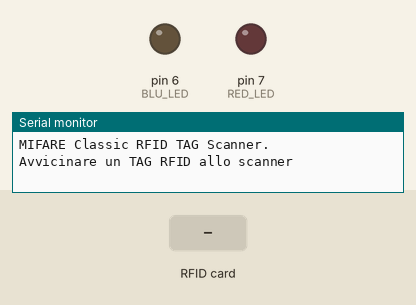
Simulated run of this sketch. Board: Arduino Uno, built with avr-gcc and run on an emulated ATmega328P. Parts: output pins drawn as LEDs (lit = HIGH), the last lines printed to the serial monitor. The inputs (shaded band) are chosen by the test bench. Pins used as bus, display or sensor lines are not drawn.

Above: at 1.2 s.
1.3 s: RFID card 5E 7A 19 C4 held to the reader
At 1.7 s:
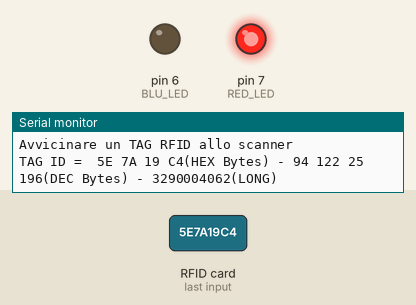
Timing chart, 0 to 4.3 s (numbered marks = the images above; inputs shaded):
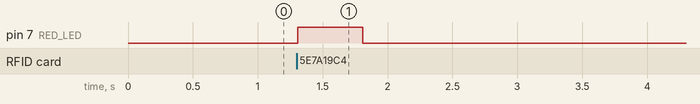

Measured:
- after the input at 1.3 s, pin 7 (RED_LED): LOW → HIGH at once, → LOW 0.50 s later

The sketch:

RFID.ino
```cpp
// (licence header left out)
/*
 * Collegamenti Arduino<->RFID Tag Reader
 * --------------------------------------
 *             MFRC522      Arduino
 *             Reader/PCD   Uno R3
 * Signal      Pin          Pin
 * --------------------------------------
 * RST/Reset   RST          9
 * SPI SS      SDA(SS)      10
 * SPI MOSI    MOSI         11
 * SPI MISO    MISO         12
 * SPI SCK     SCK          13
 * --------------------------------------
 */

#define DEBUG

//libreria per collegamento su BUS SPI
#include <SPI.h>
//libreria per collegamento con Scanner RFID
#include <MFRC522.h>

// Pin SDA(SS)
#define SS_PIN 10
// Pin RST
#define RST_PIN 9

#define BLU_LED 6 // linea I/O da attivare quando un tag è riconosciuto
#define RED_LED 7 // linea I/O da attivare quando un tag non è riconosciuto

// dimensione del vettore che contiene i codici delle TAG abilitate
#define WLsize 4

//vettore  che contiene i codici delle TAG abilitate
unsigned long whiteList[WLsize]={3320721658L,52796406L,0,0};  // RFID TAGS abilitati [unsigned long]
//valore del TAG letto dallo scanner
unsigned long currentID=0L;
// Flag di abilitazione (TAG riconosciuto tra quelli abilitati)
bool ACK=false;

// Inizializzo un oggetto di tipo MRFC522
MFRC522 rfid(SS_PIN, RST_PIN);

//prototipi funzione helper per stampa valori ID dei TAG
void printHex(byte *buffer, byte bufferSize);
void printDec(byte *buffer, byte bufferSize);


void setup() {

  // Inizializzo porta seriale
  Serial.begin(115200);
  // inizilizzo BUS SPI
  SPI.begin(); // Init SPI bus
  // inizializzo Scanner RFID
  rfid.PCD_Init();
  pinMode(BLU_LED, OUTPUT);
  pinMode(RED_LED, OUTPUT);
  digitalWrite(BLU_LED,LOW);
  digitalWrite(RED_LED,LOW);

  Serial.println(F("MIFARE Classic RFID TAG Scanner."));
  Serial.println(F("Avvicinare un TAG RFID allo scanner"));
}


void loop() {

  // Controllo se un TAG è stata rilevata
  if ( ! rfid.PICC_IsNewCardPresent()) return; // se no salto tutto il loop e torno all'inizio

  // Controllo se i codici identificativi del TAG sono stati letti
  if ( ! rfid.PICC_ReadCardSerial()) return; // se no salto tutto il loop e torno all'inizio

// IL TAG ID è costituito da 4 Bytes
// copio il TAG ID in una singola variabile unsigned long
  memcpy(&currentID,rfid.uid.uidByte, 4);

  #ifdef DEBUG
  // stampo il TAG ID in HEX,DEC e LONG
  Serial.print(F("TAG ID = "));
  printHex(rfid.uid.uidByte, rfid.uid.size);
  Serial.print("(HEX Bytes) -");
  printDec(rfid.uid.uidByte, rfid.uid.size);
  Serial.print("(DEC Bytes) - ");
  Serial.print(currentID,DEC );
  Serial.println("(LONG)");
  #endif

  //controllo se il TAG ID è tra quelli abilitati
    for (int j=0;j<WLsize;j++) {
      if(currentID==whiteList[j]){
        ACK=true;
        break; // esco dal ciclo appena trovo un codice valido
      }
    }


    if (ACK){ // TAG abilitato
      // TODO abilitazione e attivazione di qualcosa
      digitalWrite(BLU_LED,HIGH);
      delay(500);
      digitalWrite(BLU_LED,LOW);
      ACK=false;
      #ifdef DEBUG
      Serial.println(F("Accesso abilitato !"));
      #endif

    }
    else {
      digitalWrite(RED_LED,HIGH);
      delay(500);
      digitalWrite(RED_LED,LOW);
       #ifdef DEBUG
      Serial.println(F("TAG non riconosciuto. Accesso negato !"));
      #endif
    }

  #ifdef DEBUG
   Serial.println();
   Serial.println(F("Avvicinare un TAG RFID allo scanner"));
  #endif
   delay(500);

}


/*
 * Helper routine to dump a byte array as hex values to Serial.
 */
void printHex(byte *buffer, byte bufferSize) {

  for (byte i = 0; i < bufferSize; i++) {

    Serial.print(buffer[i] < 0x10 ? " 0" : " ");

    Serial.print(buffer[i], HEX);

  }

}


/**
 * Helper routine to dump a byte array as dec values to Serial.
 */

void printDec(byte *buffer, byte bufferSize) {

  for (byte i = 0; i < bufferSize; i++) {

    Serial.print(buffer[i] < 0x10 ? " 0" : " ");

    Serial.print(buffer[i], DEC);

  }

}
```
